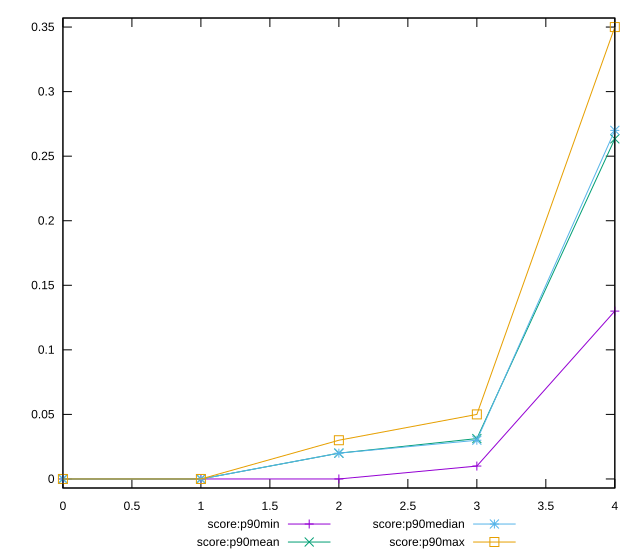

This figure's gnuplot source:
reset

$scoreP90Min <<EOF
0 0
1 0
2 0
3 0.01
4 0.13
EOF

$scoreP90Mean <<EOF
0 0
1 0
2 0.020000000000000014
3 0.03127659574468084
4 0.26340425531914885
EOF

$scoreP90Median <<EOF
0 0
1 0
2 0.02
3 0.03
4 0.27
EOF

$scoreP90Max <<EOF
0 0
1 0
2 0.03
3 0.05
4 0.35
EOF

set key outside below
set xrange [0:4]
set yrange [-0.006999999999999999:0.357]
set trange [-0.006999999999999999:0.357]
set terminal svg size 640, 560 enhanced background rgb 'white'
set output "report_00015_2021-02-09T16-11-33.973Z/largest-contentful-paint/progression/score.svg"

plot $scoreP90Min title "score:p90min" with linespoints, \
     $scoreP90Mean title "score:p90mean" with linespoints, \
     $scoreP90Median title "score:p90median" with linespoints, \
     $scoreP90Max title "score:p90max" with linespoints

reset
